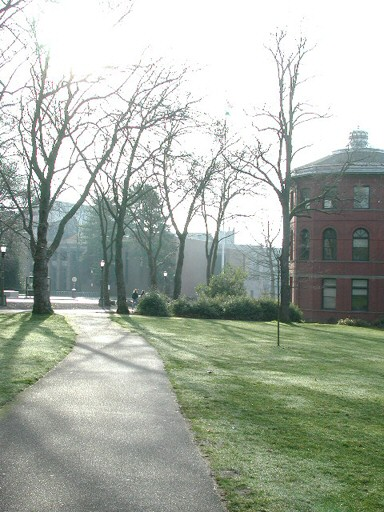
#> input picture secondLabs/img0.jpg, 384 x 512 px
$ jupyter execute thridEx.ipynb
#> lines starting #> are read from the running program, lines starting #| are printed output that depends on the picture
[cell 1]
import numpy as np
import cv2 as cv
import matplotlib.pyplot as plt

[cell 2]
def plot_image(img):
    img = cv.cvtColor(img, cv.COLOR_BGR2RGB)

    plt.imshow(img)
    plt.axis('off')
    plt.show()

[cell 3]
left_img = cv.imread('img0.jpg', cv.IMREAD_COLOR )
#> left_img is the input picture: shape (512, 384, 3); mean B, G, R 164.6, 175.8, 168
right_img = cv.imread('img1.jpg', cv.IMREAD_COLOR )
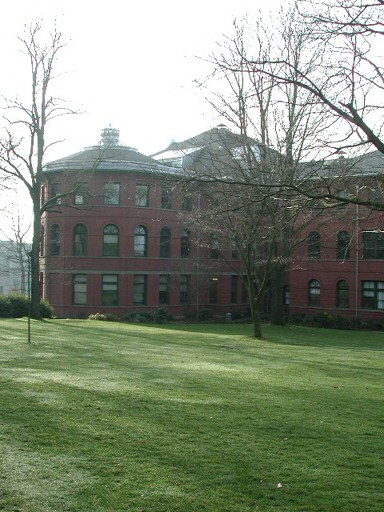
#> input picture secondLabs/img1.jpg, 384 x 512 px
#> right_img is the input picture: shape (512, 384, 3); mean B, G, R 121.6, 140.8, 130.6

[cell 4]
templ_size = 10
templ = left_img[:,-templ_size: ,:]
res = cv.matchTemplate(right_img,templ,cv.TM_CCOEFF)

min_val, max_val, min_loc, max_loc = cv.minMaxLoc(res)
#> min_val = 56189924; max_val = 96642064; min_loc = (24, 0); max_loc = (160, 0)
print(max_loc)
#| (160, 0)
result_img = np.zeros((left_img.shape[0],left_img.shape[1]+right_img.shape[1] - max_loc[0] -templ_size, left_img.shape[2] ),dtype=np.uint8)
result_img[:,0:left_img.shape[1],:] = left_img
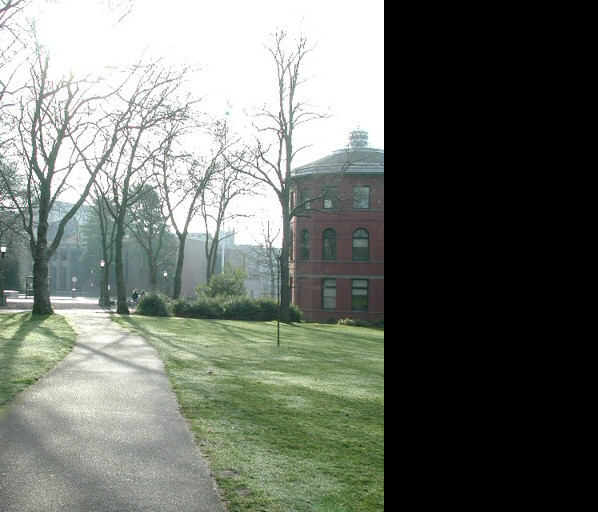
#> result_img: shape (512, 598, 3); mean B, G, R 105.7, 112.9, 107.9
result_img[:,left_img.shape[1]:,:] = right_img[:,max_loc[0]+templ_size:,:]
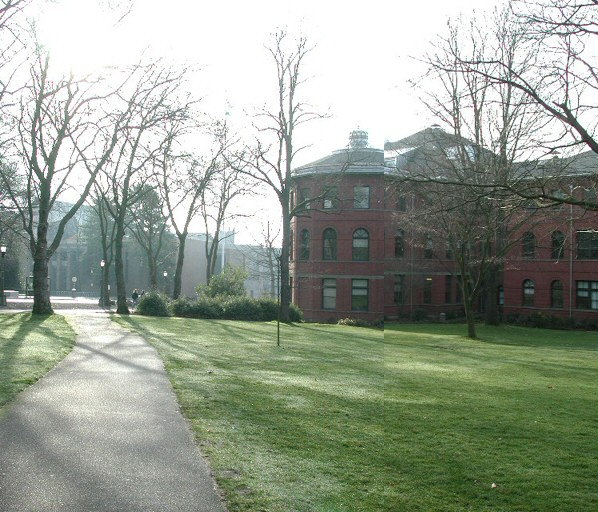
#> result_img: shape (512, 598, 3); mean B, G, R 144.8, 159, 150.3
plot_image(result_img)
print(result_img.shape[0], result_img.shape[1])
#| 512 598
